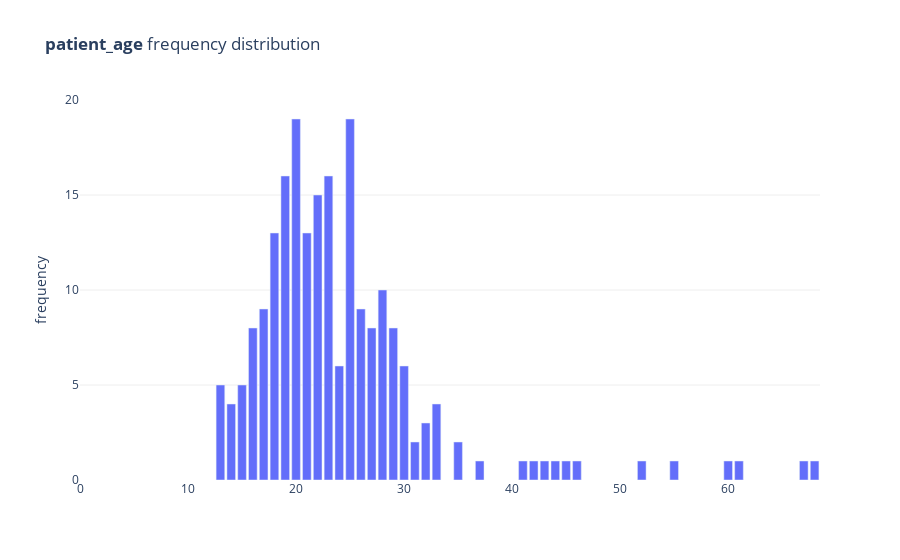

The code cell stored with this chart in its notebook:
### Code cell
num_freq_plot(regexp_age_gender_4_extracts, 'patient_age')

### Figure 1 — Plotly figure (JSON) as saved in the notebook; plotly's stock layout.template omitted (floating-point values rounded to 4 significant figures)
{"data": [{"hovertemplate": "Value: %{x:,}<br>Frequency: %{y:,}<br><extra></extra>", "hovertext": [13, 14, 15, 16, 17, 18, 19, 20, 21, 22, 23, 24, 25, 26, 27, 28, 29, 30, 31, 32, 33, 35, 37, 41, 42, 43, 44, 45, 46, 52, 55, 60, 61, 67, 68], "type": "bar", "x": [13, 14, 15, 16, 17, 18, 19, 20, 21, 22, 23, 24, 25, 26, 27, 28, 29, 30, 31, 32, 33, 35, 37, 41, 42, 43, 44, 45, 46, 52, 55, 60, 61, 67, 68], "y": [5, 4, 5, 8, 9, 13, 16, 19, 13, 15, 16, 6, 19, 9, 8, 10, 8, 6, 2, 3, 4, 2, 1, 1, 1, 1, 1, 1, 1, 1, 1, 1, 1, 1, 1]}], "layout": {"autosize": true, "plot_bgcolor": "#fff", "showlegend": false, "title": {"text": "<b>patient_age</b> frequency distribution"}, "xaxis": {"autorange": true, "range": [0, 68.5], "rangemode": "tozero", "type": "linear"}, "yaxis": {"autorange": true, "gridcolor": "#eee", "range": [0, 20], "rangemode": "tozero", "title": {"text": "frequency"}, "type": "linear"}}}
